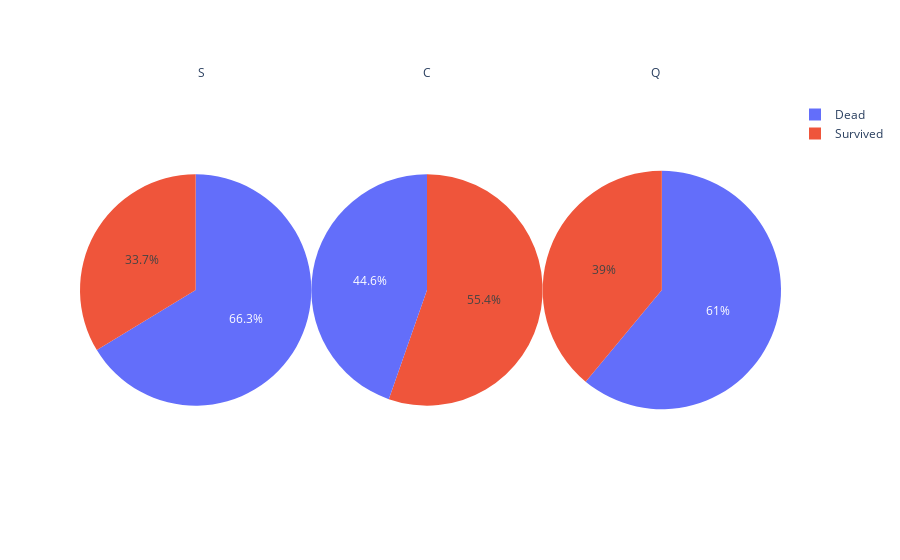

Source (notebook cell):
### Code cell
fig = go.Figure()

fig.add_trace(
    go.Pie(
        labels = df_eb.index,
        values = df_eb.iloc[:,0], 
        # iloc에서 0번째 칼럼은 인덱스가 아니라 1번째 칼럼
        # iloc은 칼럼 순서 정수로만 쓸 수 있음. 칼럼 '이름'으로 선택하려면 loc[:,'name'] 
        domain = {'x': [0.0,0.33]}
    )
)

fig.add_trace(
    go.Pie(
        labels =  df_eb.index,
        values = df_eb.iloc[:,1],
        domain = {'x': [0.33,0.66]}
    )
)

fig.add_trace(
    go.Pie(
        labels = df_eb.index,
        values = df_eb.iloc[:,2],
        domain = {'x': [0.66,1.0]}
    )
)

fig.update_layout(
    annotations = [dict(
                    text = 'S',
                    x = 0.165,
                    y=1.1,
                    showarrow =False
                    ),
    dict(text = 'C',
         x=0.495,
         y=1.1,
        showarrow =False
),
    dict(text = 'Q',
         x = 0.83,
         y=1.1,
        showarrow =False
)
            ]
        )

fig.show()

### Figure 1 — Plotly figure (JSON) as saved in the notebook; plotly's stock layout.template omitted (floating-point values rounded to 4 significant figures)
{"data": [{"domain": {"x": [0, 0.33]}, "labels": ["Survived", "Dead"], "type": "pie", "values": [217, 427]}, {"domain": {"x": [0.33, 0.66]}, "labels": ["Survived", "Dead"], "type": "pie", "values": [93, 75]}, {"domain": {"x": [0.66, 1]}, "labels": ["Survived", "Dead"], "type": "pie", "values": [30, 47]}], "layout": {"annotations": [{"showarrow": false, "text": "S", "x": 0.165, "y": 1.1}, {"showarrow": false, "text": "C", "x": 0.495, "y": 1.1}, {"showarrow": false, "text": "Q", "x": 0.83, "y": 1.1}]}}
